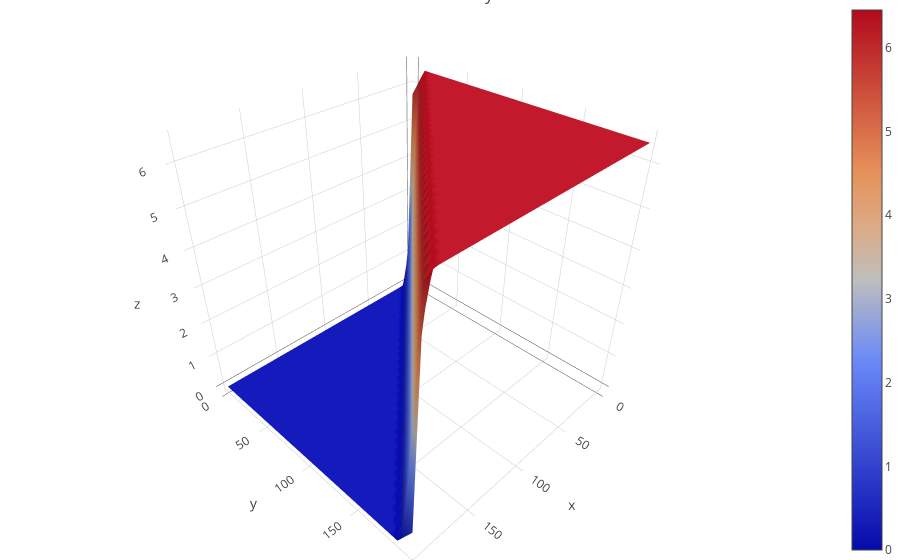

The notebook cell saved with this chart:
### Markdown cell above
$b$が大きいほど、関数がなめらかになり、購入に対する価格の反応が鈍くなることがわかる。

また、関数を微分すると一単位だけ購入した際の曲線と一致する。

### Code cell
@interact(b=(0.5, 30.0, 1))
def plot(b=1):
    z = LMSR(x, y, b)
    U,V = np.gradient(z)
    trace1 = go.Surface(x=x,y=y, z=U)     
    data=[trace1]
    layout = go.Layout(
    title='Cost to buy',
    margin=dict(
        l=0,
        r=0,
        b=0,
        t=0
        )
    )
    fig = go.Figure(data=data, layout=layout)
    plotly.offline.iplot(fig, filename='Cost_to_by_x-3d-surface')

### Figure 1 — Plotly figure (JSON) as saved in the notebook; plotly's stock layout.template omitted (floating-point values rounded to 4 significant figures; data arrays with more than 128 entries replaced by an {"elided": "..."} marker saying what was removed)
{"data": [{"type": "surface", "x": {"elided": "32x32 float values"}, "y": {"elided": "32x32 float values"}, "z": {"elided": "32x32 float values"}}], "layout": {"margin": {"b": 0, "l": 0, "r": 0, "t": 0}, "title": "Cost to buy"}}
